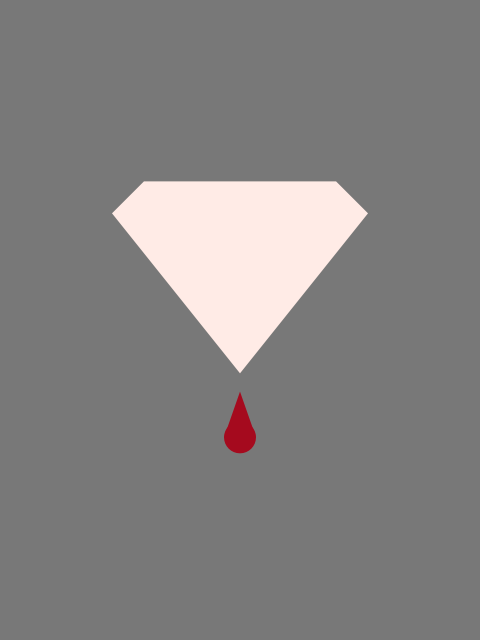
Frame 1 (no input)
Frame 2 (the mouse pressed at the canvas centre, redrawn once): identical to frame 1, image omitted

The Processing sketch that drew this single still picture (run headless with seeded random() and noise(); the mouse was pressed at the canvas centre and the sketch redrawn once):

// Processing sketch: blood_diamond
// ── blood_diamond.pde
// Manuale di Programmazione Cinematografica - Volume 1
// Daniele Olmisani, 2016

// Blood Diamond (2006)
// Adventure, Drama, Thriller
// http://www.imdb.com/title/tt0450259


final color PAPER = color(120);
final color INK1 = color(255, 235, 230);
final color INK2 = color(165, 10, 30);


void setup() {
  size(480, 640);
  noLoop();
}


void draw() {
  
  float d = min(width, height) / 15.0;
  
  translate(width/2.0, height/3.0);
  
  background(PAPER);
  noStroke();
  
  fill(INK1);

  beginShape();
    vertex(-3*d, -d);
    vertex( 3*d, -d);
    vertex( 4*d,  0);
    vertex(  0, 5*d);
    vertex(-4*d,  0);
  endShape(CLOSE);
  
  translate(0, 7*d);
  
  fill(INK2);
  
  triangle(0, -d/0.7, d/2.0, 0, -d/2.0, 0);
  ellipse(0, 0, d, d);
  
  save("blood-diamond.png");
}
